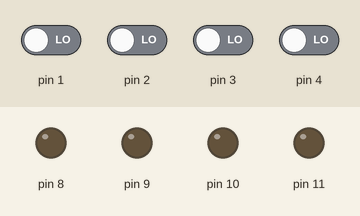
A sketch run on a simulated Arduino Uno, built with avr-gcc and run on an emulated ATmega328P. Parts: output pins drawn as LEDs (lit = HIGH). The test bench sets the inputs (shaded band); at power-on: pin 1–4 LOW.

Above: at 1.2 s.
1.3 s: pin 1 driven HIGH
At 1.6 s:
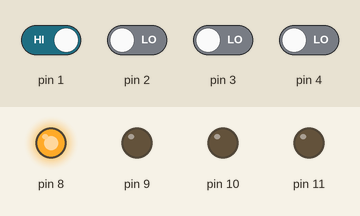
2.8 s: pin 2 driven HIGH
At 4.0 s:
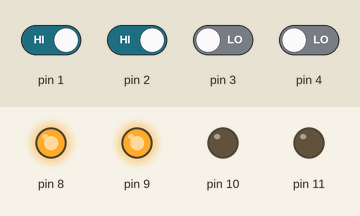
4.3 s: pin 3 driven HIGH
At 5.1 s:
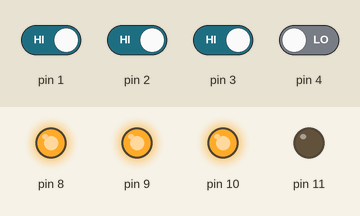
5.8 s: pin 4 driven HIGH
At 6.3 s:
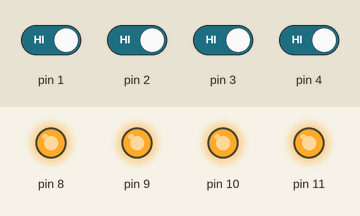
7.3 s: pin 1 driven LOW
At 8.5 s:
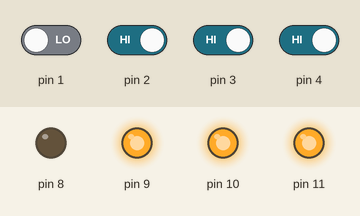
8.8 s: pin 2 driven LOW
At 9.7 s:
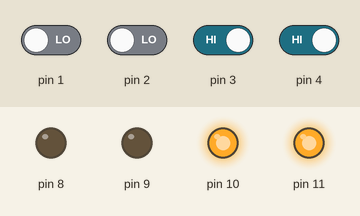
Timing chart, 0 to 11.3 s (numbered marks = the images above; inputs shaded):
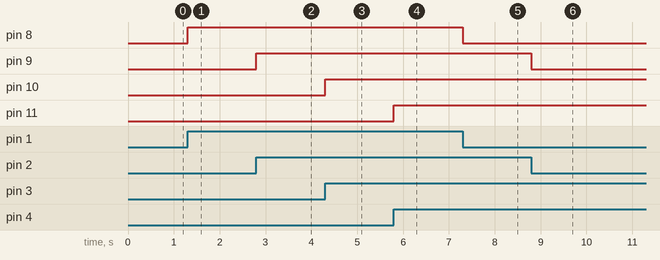

Measured:
- after the input at 1.3 s, pin 8: LOW → HIGH at once
- after the input at 2.8 s, pin 9: LOW → HIGH at once
- after the input at 4.3 s, pin 10: LOW → HIGH at once
- after the input at 5.8 s, pin 11: LOW → HIGH at once
- after the input at 7.3 s, pin 8: HIGH → LOW at once
- after the input at 8.8 s, pin 9: HIGH → LOW at once

The sketch:

sensortouchTTP224.ino
```cpp
int tecla1 = 0;
int tecla2 = 0;
int tecla3 = 0;
int tecla4 = 0;

void setup() {

  pinMode(1, INPUT);
  pinMode(2, INPUT);
  pinMode(3, INPUT);
  pinMode(4, INPUT);
  pinMode(8, OUTPUT);
  pinMode(9, OUTPUT);
  pinMode(10, OUTPUT);
  pinMode(11, OUTPUT);

}

void loop() {

 tecla1 = digitalRead(1);
 tecla2 = digitalRead(2);
 tecla3 = digitalRead(3);
 tecla4 = digitalRead(4);

 if(tecla1)
 {
  digitalWrite(8, HIGH);
 }
 else
 {
  digitalWrite(8, LOW);
 }

if(tecla2)
 {
  digitalWrite(9, HIGH);
 }
 else
 {
  digitalWrite(9, LOW);
 }
if(tecla3)
 {
  digitalWrite(10, HIGH);
 }
 else
 {
  digitalWrite(10, LOW);
 }
if(tecla4)
 {
  digitalWrite(11, HIGH);
 }
 else
 {
  digitalWrite(11, LOW);
 }
}
```
